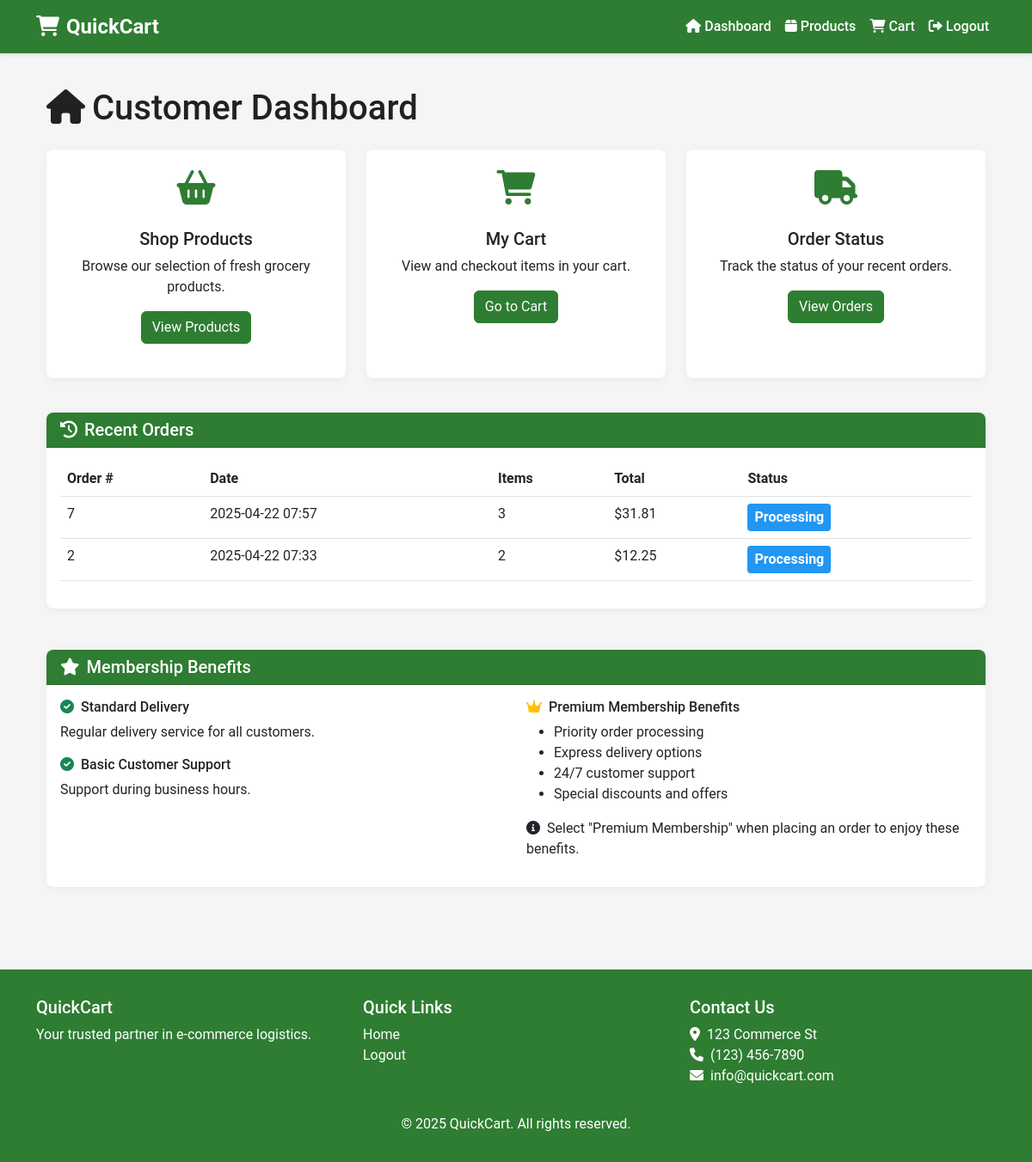
/customer/dashboard (signed in), run on the app's committed database.
### models.py (models this page shows)
class Order(db.Model):
    __tablename__ = 'orders'
    order_id = db.Column(db.Integer, primary_key=True)
    user_id = db.Column(db.Integer, db.ForeignKey('users.user_id'), nullable=False)
    address = db.Column(db.String(200), nullable=False)
    premium_member = db.Column(db.Boolean, default=False)
    delivery_type = db.Column(db.String(20), nullable=False)  # 'express' or 'standard'
    total_price = db.Column(db.Float, nullable=False)
    total_weight = db.Column(db.Float, nullable=False)
    status = db.Column(db.String(20), default='pending')  # 'pending', 'processing', 'shipped', 'delivered'
    created_at = db.Column(db.DateTime, default=datetime.utcnow)
    items = db.relationship('OrderItem', backref='order', lazy=True, cascade="all, delete-orphan")

### routes.py (the view)
@app.route('/customer/dashboard')
@login_required
def customer_dashboard():
    if current_user.role != 'customer':
        flash('Access denied: You must be a customer to view this page', 'danger')
        return redirect(url_for('index'))
    recent_orders = Order.query.filter_by(user_id=current_user.user_id)\
                              .order_by(Order.created_at.desc())\
                              .limit(5).all()
    return render_template('customer/dashboard.html', recent_orders=recent_orders)

### routes.py (called while the page is built)
@app.context_processor
def inject_year():
    return {'current_year': datetime.datetime.now().year}

@login_manager.user_loader
def load_user(user_id):
    return User.query.get(int(user_id))

@app.before_request
def before_request():
    if 'cart' not in session:
        session['cart'] = {}

### templates/customer/dashboard.html (shortened to what this page needs)
{% extends 'base.html' %}
{% block content %}
<div class="container">
    <h1 class="mb-4"><i class="fas fa-home me-2"></i>Customer Dashboard</h1>
    <div class="row mb-4">
        <div class="col-md-4 mb-3">
            <div class="card dashboard-card h-100">
                <div class="card-body text-center">
                    <div class="icon-wrapper">
                        <i class="fas fa-shopping-basket"></i>
                    </div>
                    <h5 class="card-title">Shop Products</h5>
                    <p class="card-text">Browse our selection of fresh grocery products.</p>
                    <a href="{{ url_for('customer_products') }}" class="btn btn-primary">View Products</a>
                </div>
            </div>
        </div>
        <div class="col-md-4 mb-3">
            <div class="card dashboard-card h-100">
                <div class="card-body text-center">
                    <div class="icon-wrapper">
                        <i class="fas fa-shopping-cart"></i>
                    </div>
                    <h5 class="card-title">My Cart</h5>
                    <p class="card-text">View and checkout items in your cart.</p>
                    <a href="{{ url_for('customer_cart') }}" class="btn btn-primary">Go to Cart</a>
                </div>
            </div>
        </div>
        <div class="col-md-4 mb-3">
            <div class="card dashboard-card h-100">
                <div class="card-body text-center">
                    <div class="icon-wrapper">
                        <i class="fas fa-truck"></i>
                    </div>
                    <h5 class="card-title">Order Status</h5>
                    <p class="card-text">Track the status of your recent orders.</p>
                    <a href="#recent-orders" class="btn btn-primary">View Orders</a>
                </div>
            </div>
        </div>
    </div>
    <div class="row">
        <div class="col-12">
            <div class="card">
                <div class="card-header">
                    <h5 id="recent-orders" class="mb-0"><i class="fas fa-history me-2"></i>Recent Orders</h5>
                </div>
                <div class="card-body">
                    {% if recent_orders %}
                        <div class="table-responsive">
                            <table class="table table-hover">
                                <thead>
                                    <tr>
                                        <th>Order #</th>
                                        <th>Date</th>
                                        <th>Items</th>
                                        <th>Total</th>
                                        <th>Status</th>
                                    </tr>
                                </thead>
                                <tbody>
                                    {% for order in recent_orders %}
                                        <tr>
                                            <td>{{ order.order_id }}</td>
                                            <td>{{ order.created_at.strftime('%Y-%m-%d %H:%M') }}</td>
                                            <td>{{ order.items|length }}</td>
                                            <td class="price-format">{{ order.total_price }}</td>
                                            <td>
                                                <span class="order-status status-{{ order.status }}">
                                                    {{ order.status|capitalize }}
                                                </span>
                                            </td>
                                        </tr>
                                    {% endfor %}
                                </tbody>
                            </table>
                        </div>
                    {% endif %}
                </div>
            </div>
        </div>
    </div>
    <div class="row mt-4">
        <div class="col-md-12">
            <div class="card">
                <div class="card-header">
                    <h5 class="mb-0"><i class="fas fa-star me-2"></i>Membership Benefits</h5>
                </div>
                <div class="card-body">
                    <div class="row">
                        <div class="col-md-6">
                            <h6><i class="fas fa-check-circle text-success me-2"></i>Standard Delivery</h6>
                            <p>Regular delivery service for all customers.</p>
                            <h6><i class="fas fa-check-circle text-success me-2"></i>Basic Customer Support</h6>
                            <p>Support during business hours.</p>
                        </div>
                        <div class="col-md-6">
                            <h6><i class="fas fa-crown text-warning me-2"></i>Premium Membership Benefits</h6>
                            <ul>
                                <li>Priority order processing</li>
                                <li>Express delivery options</li>
                                <li>24/7 customer support</li>
                                <li>Special discounts and offers</li>
                            </ul>
                            <p class="mt-3">
                                <i class="fas fa-info-circle me-2"></i>Select "Premium Membership" when placing an order to enjoy these benefits.
                            </p>
                        </div>
                    </div>
                </div>
            </div>
        </div>
    </div>
</div>
{% endblock %}

### static/css/style.css (style rules this page uses)
:root { --primary: #2e7d32; --primary-light: #4caf50; --primary-dark: #1b5e20; --accent: #8bc34a; --white: #ffffff; --light-gray: #f5f5f5; --medium-gray: #e0e0e0; --dark-gray: #757575; --text-primary: #212121; --text-secondary: #757575; --danger: #f44336; --warning: #ff9800; --success: #4caf50; --info: #2196f3; }
body { font-family: 'Roboto', 'Segoe UI', Arial, sans-serif; margin: 0; padding: 0; color: var(--text-primary); background-color: var(--light-gray); min-height: 100vh; display: flex; flex-direction: column; }
.btn-primary { background-color: var(--primary); border-color: var(--primary); }
.card { border: none; border-radius: 8px; box-shadow: 0 2px 10px rgba(0, 0, 0, 0.05); transition: transform 0.3s, box-shadow 0.3s; margin-bottom: 1.5rem; }
.card-header { background-color: var(--primary); color: var(--white); border-radius: 8px 8px 0 0 !important; font-weight: bold; }
.dashboard-card { height: 100%; display: flex; flex-direction: column; }
.dashboard-card .card-body { flex: 1; }
.dashboard-card .icon-wrapper { font-size: 2.5rem; margin-bottom: 1rem; color: var(--primary); }
.order-status { font-weight: bold; padding: 0.25rem 0.5rem; border-radius: 4px; display: inline-block; }
.status-processing { background-color: var(--info); color: white; }

### data on the page
Order: order_id "7", created_at "2025-04-22 07:57", items|length "3", total_price "$31.81", status "Processing"
Order: order_id "2", created_at "2025-04-22 07:33", items|length "2", total_price "$12.25", status "Processing"
